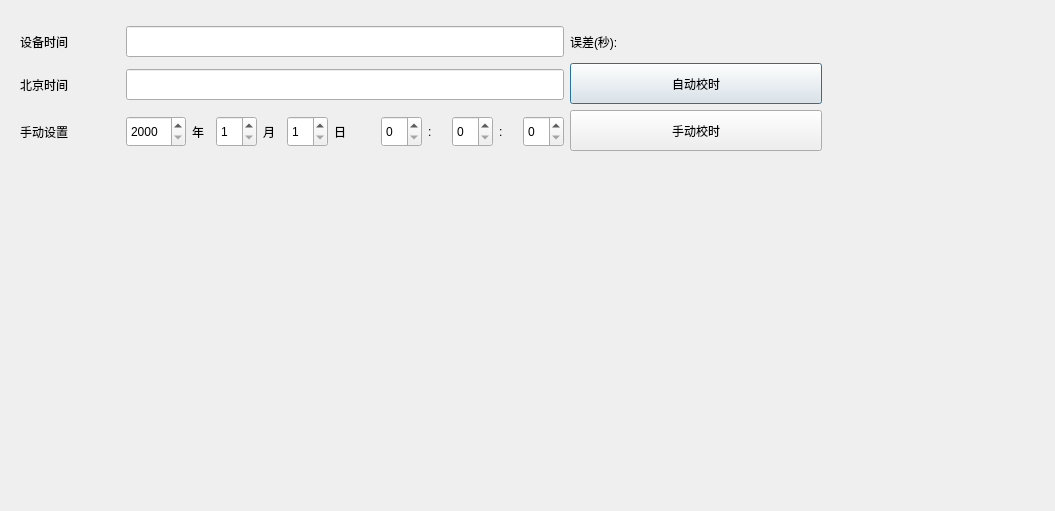
<?xml version="1.0" encoding="UTF-8"?>
<ui version="4.0">
 <class>dtuCalibrateTimeDlg</class>
 <widget class="QDialog" name="dtuCalibrateTimeDlg">
  <property name="geometry">
   <rect>
    <x>0</x>
    <y>0</y>
    <width>1055</width>
    <height>511</height>
   </rect>
  </property>
  <property name="minimumSize">
   <size>
    <width>820</width>
    <height>155</height>
   </size>
  </property>
  <property name="maximumSize">
   <size>
    <width>16777215</width>
    <height>16777215</height>
   </size>
  </property>
  <property name="windowTitle">
   <string>Dialog</string>
  </property>
  <layout class="QGridLayout" name="gridLayout_3">
   <item row="0" column="0">
    <widget class="QWidget" name="widget" native="true">
     <property name="minimumSize">
      <size>
       <width>820</width>
       <height>155</height>
      </size>
     </property>
     <property name="maximumSize">
      <size>
       <width>820</width>
       <height>155</height>
      </size>
     </property>
     <layout class="QGridLayout" name="gridLayout_2">
      <item row="0" column="0">
       <layout class="QGridLayout" name="gridLayout">
        <item row="2" column="1" colspan="3">
         <layout class="QHBoxLayout" name="horizontalLayout_2">
          <item>
           <widget class="QSpinBox" name="spin_manu_year">
            <property name="minimumSize">
             <size>
              <width>60</width>
              <height>31</height>
             </size>
            </property>
            <property name="minimum">
             <number>2000</number>
            </property>
            <property name="maximum">
             <number>9999</number>
            </property>
            <property name="value">
             <number>2000</number>
            </property>
           </widget>
          </item>
          <item>
           <widget class="QLabel" name="text3_2">
            <property name="minimumSize">
             <size>
              <width>0</width>
              <height>31</height>
             </size>
            </property>
            <property name="text">
             <string>年</string>
            </property>
           </widget>
          </item>
          <item>
           <widget class="QSpinBox" name="spin_manu_month">
            <property name="minimumSize">
             <size>
              <width>0</width>
              <height>31</height>
             </size>
            </property>
            <property name="minimum">
             <number>1</number>
            </property>
            <property name="maximum">
             <number>12</number>
            </property>
            <property name="value">
             <number>1</number>
            </property>
           </widget>
          </item>
          <item>
           <widget class="QLabel" name="text4_2">
            <property name="minimumSize">
             <size>
              <width>0</width>
              <height>31</height>
             </size>
            </property>
            <property name="text">
             <string>月</string>
            </property>
           </widget>
          </item>
          <item>
           <widget class="QSpinBox" name="spin_manu_day">
            <property name="minimumSize">
             <size>
              <width>0</width>
              <height>31</height>
             </size>
            </property>
            <property name="minimum">
             <number>1</number>
            </property>
            <property name="maximum">
             <number>31</number>
            </property>
            <property name="value">
             <number>1</number>
            </property>
           </widget>
          </item>
          <item>
           <widget class="QLabel" name="text5_2">
            <property name="minimumSize">
             <size>
              <width>0</width>
              <height>31</height>
             </size>
            </property>
            <property name="text">
             <string>日</string>
            </property>
           </widget>
          </item>
          <item>
           <widget class="QLabel" name="text7_2">
            <property name="minimumSize">
             <size>
              <width>0</width>
              <height>31</height>
             </size>
            </property>
            <property name="text">
             <string/>
            </property>
           </widget>
          </item>
          <item>
           <widget class="QSpinBox" name="spin_manu_hour">
            <property name="minimumSize">
             <size>
              <width>0</width>
              <height>31</height>
             </size>
            </property>
            <property name="maximum">
             <number>23</number>
            </property>
            <property name="value">
             <number>0</number>
            </property>
           </widget>
          </item>
          <item>
           <widget class="QLabel" name="text6_2">
            <property name="minimumSize">
             <size>
              <width>0</width>
              <height>31</height>
             </size>
            </property>
            <property name="text">
             <string>:</string>
            </property>
           </widget>
          </item>
          <item>
           <widget class="QSpinBox" name="spin_manu_min">
            <property name="minimumSize">
             <size>
              <width>0</width>
              <height>31</height>
             </size>
            </property>
            <property name="maximum">
             <number>59</number>
            </property>
            <property name="value">
             <number>0</number>
            </property>
           </widget>
          </item>
          <item>
           <widget class="QLabel" name="text8_2">
            <property name="minimumSize">
             <size>
              <width>0</width>
              <height>31</height>
             </size>
            </property>
            <property name="text">
             <string>:</string>
            </property>
           </widget>
          </item>
          <item>
           <widget class="QSpinBox" name="spin_manu_sec">
            <property name="minimumSize">
             <size>
              <width>0</width>
              <height>31</height>
             </size>
            </property>
            <property name="maximum">
             <number>59</number>
            </property>
            <property name="singleStep">
             <number>1</number>
            </property>
            <property name="value">
             <number>0</number>
            </property>
           </widget>
          </item>
         </layout>
        </item>
        <item row="1" column="1" colspan="3">
         <widget class="QLineEdit" name="lineEdit_auto_time">
          <property name="minimumSize">
           <size>
            <width>0</width>
            <height>31</height>
           </size>
          </property>
         </widget>
        </item>
        <item row="0" column="1" colspan="3">
         <widget class="QLineEdit" name="lineEdit_device_time">
          <property name="minimumSize">
           <size>
            <width>0</width>
            <height>31</height>
           </size>
          </property>
         </widget>
        </item>
        <item row="1" column="0">
         <widget class="QLabel" name="text2">
          <property name="minimumSize">
           <size>
            <width>0</width>
            <height>31</height>
           </size>
          </property>
          <property name="text">
           <string>北京时间</string>
          </property>
         </widget>
        </item>
        <item row="0" column="0">
         <widget class="QLabel" name="text1">
          <property name="minimumSize">
           <size>
            <width>0</width>
            <height>31</height>
           </size>
          </property>
          <property name="text">
           <string>设备时间</string>
          </property>
         </widget>
        </item>
        <item row="2" column="0">
         <widget class="QLabel" name="text2_2">
          <property name="minimumSize">
           <size>
            <width>0</width>
            <height>31</height>
           </size>
          </property>
          <property name="maximumSize">
           <size>
            <width>100</width>
            <height>16777215</height>
           </size>
          </property>
          <property name="text">
           <string>手动设置</string>
          </property>
         </widget>
        </item>
        <item row="0" column="4">
         <widget class="QLabel" name="text9">
          <property name="maximumSize">
           <size>
            <width>100</width>
            <height>16777215</height>
           </size>
          </property>
          <property name="text">
           <string>误差(秒):</string>
          </property>
         </widget>
        </item>
        <item row="0" column="5">
         <widget class="QLabel" name="clock_skew">
          <property name="minimumSize">
           <size>
            <width>140</width>
            <height>0</height>
           </size>
          </property>
          <property name="text">
           <string/>
          </property>
         </widget>
        </item>
        <item row="1" column="4" rowspan="2" colspan="2">
         <layout class="QVBoxLayout" name="verticalLayout">
          <item>
           <widget class="QPushButton" name="btn_auto_time">
            <property name="minimumSize">
             <size>
              <width>0</width>
              <height>41</height>
             </size>
            </property>
            <property name="text">
             <string>自动校时</string>
            </property>
           </widget>
          </item>
          <item>
           <widget class="QPushButton" name="btn_manual_time">
            <property name="minimumSize">
             <size>
              <width>0</width>
              <height>41</height>
             </size>
            </property>
            <property name="text">
             <string>手动校时</string>
            </property>
           </widget>
          </item>
         </layout>
        </item>
       </layout>
      </item>
     </layout>
    </widget>
   </item>
   <item row="0" column="1">
    <spacer name="horizontalSpacer">
     <property name="orientation">
      <enum>Qt::Horizontal</enum>
     </property>
     <property name="sizeHint" stdset="0">
      <size>
       <width>203</width>
       <height>20</height>
      </size>
     </property>
    </spacer>
   </item>
   <item row="1" column="0">
    <spacer name="verticalSpacer">
     <property name="orientation">
      <enum>Qt::Vertical</enum>
     </property>
     <property name="sizeHint" stdset="0">
      <size>
       <width>20</width>
       <height>324</height>
      </size>
     </property>
    </spacer>
   </item>
  </layout>
 </widget>
 <resources/>
 <connections>
  <connection>
   <sender>btn_auto_time</sender>
   <signal>clicked()</signal>
   <receiver>dtuCalibrateTimeDlg</receiver>
   <slot>Auto_Calibrate_Time()</slot>
   <hints>
    <hint type="sourcelabel">
     <x>634</x>
     <y>72</y>
    </hint>
    <hint type="destinationlabel">
     <x>364</x>
     <y>77</y>
    </hint>
   </hints>
  </connection>
  <connection>
   <sender>btn_manual_time</sender>
   <signal>clicked()</signal>
   <receiver>dtuCalibrateTimeDlg</receiver>
   <slot>Manual_Calibrate_Time()</slot>
   <hints>
    <hint type="sourcelabel">
     <x>634</x>
     <y>27</y>
    </hint>
    <hint type="destinationlabel">
     <x>364</x>
     <y>77</y>
    </hint>
   </hints>
  </connection>
 </connections>
 <slots>
  <slot>Auto_Calibrate_Time()</slot>
  <slot>Manual_Calibrate_Time()</slot>
 </slots>
</ui>
